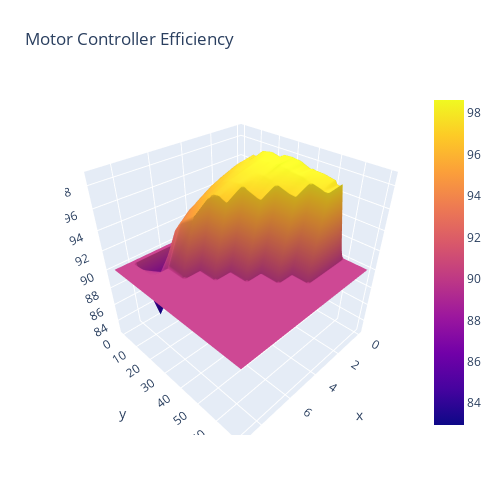

Notebook source saved alongside this figure:
### Code cell
fig2 = go.Figure(data=[go.Surface(z=mtr_ctrl_eff_arr)])

fig2.update_layout(title='Motor Controller Efficiency', autosize=False,
                  width=500, height=500,
                  margin=dict(l=65, r=50, b=65, t=90))

fig2.show()

### Figure 1 — Plotly figure (JSON) as saved in the notebook; plotly's stock layout.template omitted (floating-point values rounded to 4 significant figures; data arrays with more than 128 entries replaced by an {"elided": "..."} marker saying what was removed)
{"data": [{"type": "surface", "z": {"elided": "71x10 float values"}}], "layout": {"autosize": false, "height": 500, "margin": {"b": 65, "l": 65, "r": 50, "t": 90}, "title": {"text": "Motor Controller Efficiency"}, "width": 500}}
